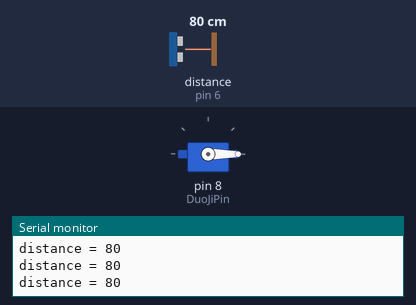
Recording of a sketch running on a simulated Arduino Uno, built with avr-gcc and run on an emulated ATmega328P. Shown: servo, the last lines printed to the serial monitor. The inputs (shaded band) are chosen by the test bench; at power-on: distance to the obstacle (sensor on pin 6) 80 cm. The echo pulse lasts 58.3 µs per cm.

Above: at 1.2 s.
1.3 s: distance to the obstacle (sensor on pin 6) set to 34 cm
2.8 s: distance to the obstacle (sensor on pin 6) set to 27 cm
At 3.2 s:
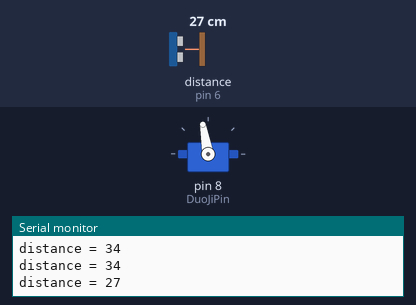
4.3 s: distance to the obstacle (sensor on pin 6) set to 35 cm
At 6.7 s:
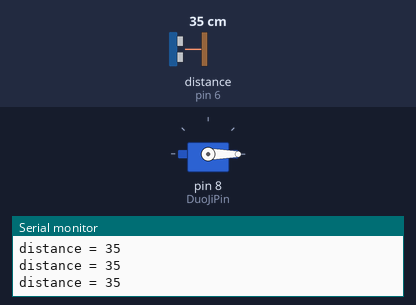
7.3 s: distance to the obstacle (sensor on pin 6) set to 2 cm
At 8.2 s:
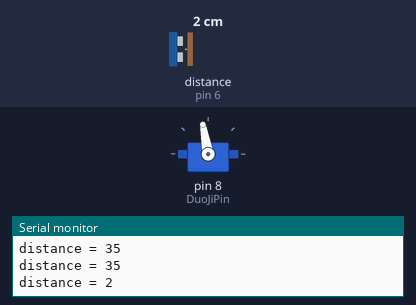
Timing chart, 0 to 9.8 s (numbered marks = the images above; inputs shaded):
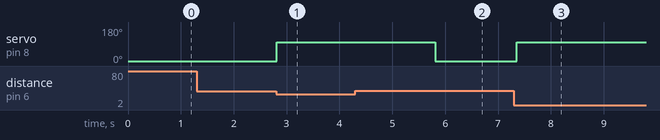

Measured:
- the behaviour switches between 31 and 30 cm on distance to the obstacle (sensor on pin 6) (found by bisection; images 0 and 1)
- after the input at 2.8 s, servo on pin 8 (DuoJiPin): 0° → 100° at once
- after the input at 4.3 s, servo on pin 8 (DuoJiPin): goes on until 5.8 s, then stays 0°
- after the input at 7.3 s, servo on pin 8 (DuoJiPin): 0° → 100° after 0.06 s

The sketch:

SmartBin.ino
```cpp
#include <Servo.h>

int DuoJiPin = 8;
int SoundSendPin = 7;
int SoundRecvPin = 6;
Servo myServo;
void setup() {
  // put your setup code here, to run once:
  Serial.begin(115200);
  pinMode(SoundSendPin,OUTPUT);
  pinMode(SoundRecvPin,INPUT);
  myServo.attach(DuoJiPin);
  myServo.write(0);
}

void get_distance()
{
   digitalWrite(SoundSendPin,HIGH);
   delayMicroseconds(100);
   digitalWrite(SoundSendPin,LOW);
   int d = pulseIn(SoundRecvPin,HIGH)/58;
   Serial.print("distance = ");
   Serial.println(d);
   if(d <= 30)
   {
    myServo.write(100);
    delay(3000);
    myServo.write(0);
   }

}
void loop() {
  // put your main code here, to run repeatedly:
  get_distance();
  delay(100);
}
```
